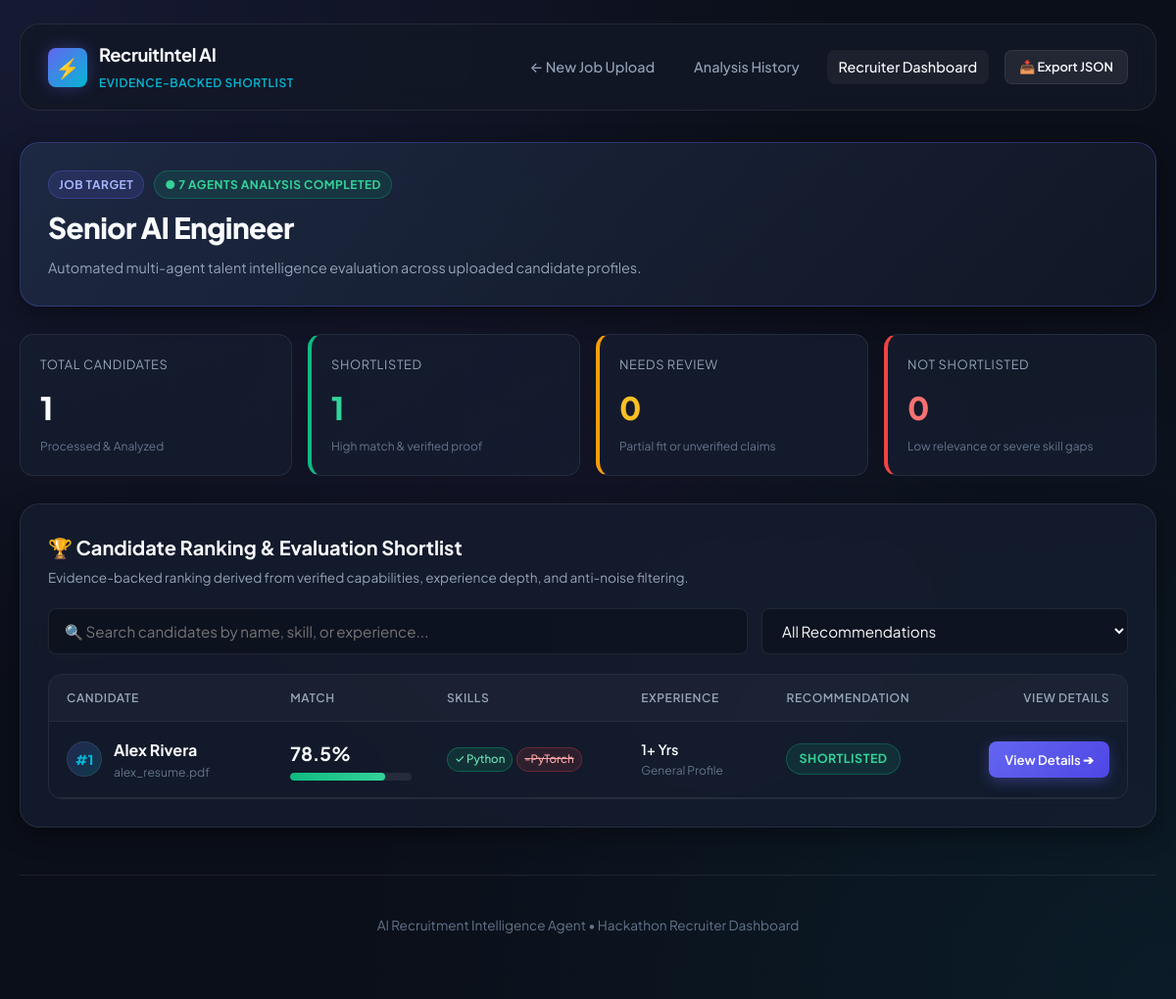
/dashboard/3, run on the app's committed database.
### tables this page shows
CREATE TABLE jobs (
            id INTEGER PRIMARY KEY AUTOINCREMENT,
            title TEXT NOT NULL,
            company TEXT,
            file_name TEXT,
            file_path TEXT,
            raw_text TEXT NOT NULL,
            extracted_requirements TEXT,
            created_at TIMESTAMP DEFAULT CURRENT_TIMESTAMP
        );

CREATE TABLE candidates (
            id INTEGER PRIMARY KEY AUTOINCREMENT,
            job_id INTEGER NOT NULL,
            name TEXT NOT NULL,
            email TEXT,
            phone TEXT,
            file_name TEXT NOT NULL,
            file_path TEXT,
            raw_text TEXT NOT NULL,
            parsed_sections TEXT,
            extracted_skills TEXT,
            evidence_items TEXT,
            noise_signals TEXT,
            match_score REAL DEFAULT 0.0,
            score_breakdown TEXT,
            match_tier TEXT DEFAULT 'Uploaded',
            executive_summary TEXT,
            interview_questions TEXT,
            analysis_status TEXT DEFAULT 'uploaded',
            error_message TEXT,
            created_at TIMESTAMP DEFAULT CURRENT_TIMESTAMP,
            FOREIGN KEY (job_id) REFERENCES jobs (id) ON DELETE CASCADE
        );

### app.py (the view)
@app.route("/dashboard/<int:job_id>")
def dashboard(job_id: int):
    job = get_job_by_id(job_id)
    if not job:
        return redirect(url_for("index"))
    raw_candidates = get_candidates_by_job(job_id)
    jd_data = safe_json_loads(job.get("extracted_requirements"), {})
    candidates = []
    noise_flagged_count = 0
    shortlisted_count = 0
    needs_review_count = 0
    not_shortlisted_count = 0
    for c in raw_candidates:
        cand_dict = dict(c)
        cand_dict["parsed_sections"] = safe_json_loads(c.get("parsed_sections"), {})
        cand_dict["skills_data"] = safe_json_loads(c.get("extracted_skills"), {})
        cand_dict["noise_data"] = safe_json_loads(c.get("noise_signals"), {})
        cand_dict["evidence_data"] = safe_json_loads(c.get("evidence_items"), [])
        cand_dict["score_breakdown"] = safe_json_loads(c.get("score_breakdown"), {})
        cand_dict["evidence_count"] = len(cand_dict["evidence_data"])
        cand_dict["verified_evidence_count"] = sum(
            1 for e in cand_dict["evidence_data"] if e.get("status") == "VERIFIED"
        )
        score = cand_dict.get("match_score", 0.0)
        if score >= 75.0 or cand_dict.get("match_tier") == "Strong Shortlist":
            cand_dict["recommendation_label"] = "Shortlisted"
            cand_dict["recommendation_class"] = "badge-success"
            shortlisted_count += 1
        elif score >= 50.0 or cand_dict.get("match_tier") in ["Potential Match", "Needs Review"]:
            cand_dict["recommendation_label"] = "Needs Review"
            cand_dict["recommendation_class"] = "badge-warning"
            needs_review_count += 1
        else:
            cand_dict["recommendation_label"] = "Not Shortlisted"
            cand_dict["recommendation_class"] = "badge-danger"
            not_shortlisted_count += 1
        if cand_dict["noise_data"] and cand_dict["noise_data"].get("noise_risk_level") in ["MEDIUM", "HIGH"]:
            noise_flagged_count += 1
        candidates.append(cand_dict)
    return render_template(
        "dashboard.html",
        job=job,
        jd_data=jd_data,
        candidates=candidates,
        total_candidates=len(candidates),
        shortlisted_count=shortlisted_count,
        needs_review_count=needs_review_count,
        not_shortlisted_count=not_shortlisted_count,
        noise_flagged_count=noise_flagged_count
    )

### app.py (called while the page is built)
def is_gemini_configured() -> bool:
    return GeminiService.is_configured()

@app.context_processor
def inject_global_vars():
    return {
        "gemini_active": is_gemini_configured()
    }

### database/database.py (called while the page is built)
def get_db_connection() -> sqlite3.Connection:
    os.makedirs(os.path.dirname(DB_PATH), exist_ok=True)
    conn = sqlite3.connect(DB_PATH)
    conn.row_factory = sqlite3.Row
    conn.execute("PRAGMA foreign_keys = ON")
    return conn

def get_job_by_id(job_id: int) -> Optional[Dict[str, Any]]:
    conn = get_db_connection()
    cursor = conn.cursor()
    cursor.execute("SELECT * FROM jobs WHERE id = ?", (job_id,))
    row = cursor.fetchone()
    conn.close()
    return dict(row) if row else None

def get_candidates_by_job(job_id: int) -> List[Dict[str, Any]]:
    conn = get_db_connection()
    cursor = conn.cursor()
    cursor.execute("""
        SELECT * FROM candidates
        WHERE job_id = ?
        ORDER BY match_score DESC, id ASC
    """, (job_id,))
    rows = cursor.fetchall()
    conn.close()
    return [dict(r) for r in rows]

### utils/gemini_service.py (called while the page is built)
    @classmethod
    def get_api_key(cls) -> Optional[str]:
        load_dotenv(override=True)
        key = os.getenv("GEMINI_API_KEY", "").strip()
        if not key or key in ["your_gemini_api_key_here", "your_actual_gemini_api_key_here", ""]:
            return None
        return key

    @classmethod
    def is_configured(cls) -> bool:
        return cls.get_api_key() is not None

### utils/helpers.py (called while the page is built)
def safe_json_loads(data: Any, default: Any = None) -> Any:
    if data is None:
        return default if default is not None else {}
    if isinstance(data, (dict, list)):
        return data
    try:
        return json.loads(data)
    except Exception:
        return default if default is not None else {}

### templates/dashboard.html (shortened to what this page needs)
<!DOCTYPE html>
<html lang="en">
<head>
  <link rel="stylesheet" href="{{ url_for('static', filename='css/style.css') }}">
</head>
<body>
  <div class="container">
    <nav class="navbar">
      <a href="/" class="nav-brand">
        <div class="brand-icon">⚡</div>
        <div class="brand-text">
          <h1>RecruitIntel AI</h1>
          <span>Evidence-Backed Shortlist</span>
        </div>
      </a>
      <div class="nav-links">
        <a href="/" class="nav-link">← New Job Upload</a>
        <a href="/history" class="nav-link">Analysis History</a>
        <a href="/dashboard/{{ job.id }}" class="nav-link active">Recruiter Dashboard</a>
        <a href="/api/job/{{ job.id }}/export" class="btn btn-secondary" style="padding: 6px 14px; font-size: 0.8rem;" target="_blank">
          📥 Export JSON
        </a>
      </div>
    </nav>
    <div class="card" style="background: linear-gradient(135deg, rgba(30, 41, 67, 0.95), rgba(18, 24, 38, 0.95)); border: 1px solid rgba(99, 102, 241, 0.3);">
      <div style="display: flex; justify-content: space-between; align-items: flex-start; flex-wrap: wrap; gap: 16px;">
        <div style="flex: 1; min-width: 280px;">
          <div style="display: flex; align-items: center; gap: 10px; margin-bottom: 6px;">
            <span class="badge badge-primary">Job Target</span>
            <span class="badge badge-success">● 7 Agents Analysis Completed</span>
          </div>
          <h1 style="font-size: 1.85rem; font-weight: 800; letter-spacing: -0.02em; margin-bottom: 6px;">{{ job.title }}</h1>
          <p style="color: var(--text-muted); font-size: 0.9rem; line-height: 1.5; max-width: 800px;">
            {{ jd_data.summary if jd_data and jd_data.summary else 'Automated multi-agent talent intelligence evaluation across uploaded candidate profiles.' }}
          </p>
        </div>
      </div>
    </div>
    <div class="metrics-grid">
      <div class="metric-card">
        <div class="metric-label">Total Candidates</div>
        <div class="metric-value">{{ total_candidates }}</div>
        <div class="metric-subtext">Processed & Analyzed</div>
      </div>
      <div class="metric-card" style="border-left: 4px solid var(--success);">
        <div class="metric-label">Shortlisted</div>
        <div class="metric-value" style="color: #34d399;">{{ shortlisted_count }}</div>
        <div class="metric-subtext">High match & verified proof</div>
      </div>
      <div class="metric-card" style="border-left: 4px solid var(--warning);">
        <div class="metric-label">Needs Review</div>
        <div class="metric-value" style="color: #fbbf24;">{{ needs_review_count }}</div>
        <div class="metric-subtext">Partial fit or unverified claims</div>
      </div>
      <div class="metric-card" style="border-left: 4px solid var(--danger);">
        <div class="metric-label">Not Shortlisted</div>
        <div class="metric-value" style="color: #f87171;">{{ not_shortlisted_count }}</div>
        <div class="metric-subtext">Low relevance or severe skill gaps</div>
      </div>
    </div>
    <div class="card">
      <div class="card-header">
        <div>
          <h2 class="card-title">🏆 Candidate Ranking & Evaluation Shortlist</h2>
          <p class="card-subtitle">Evidence-backed ranking derived from verified capabilities, experience depth, and anti-noise filtering.</p>
        </div>
      </div>
      <div style="display: flex; gap: 14px; margin-bottom: 20px; flex-wrap: wrap;">
        <input type="text" id="candidateSearch" class="form-control" style="flex: 2; min-width: 240px;" placeholder="🔍 Search candidates by name, skill, or experience...">
        <select id="tierFilter" class="form-control" style="flex: 1; min-width: 200px;">
          <option value="ALL">All Recommendations</option>
        </select>
      </div>
      <div class="table-container">
        <table class="data-table">
          <thead>
            <tr>
              <th>Candidate</th>
              <th>Match</th>
              <th>Skills</th>
              <th>Experience</th>
              <th>Recommendation</th>
              <th style="text-align: right;">View Details</th>
            </tr>
          </thead>
          <tbody>
            {% for c in candidates %}
            <tr class="candidate-row"
                data-name="{{ c.name }}"
                data-tier="{{ c.recommendation_label }}"
                data-skills="{% if c.skills_data %}{{ c.skills_data.normalized_candidate_skills|join(' ') }}{% endif %}">
              <td style="min-width: 200px;">
                <div style="display: flex; align-items: center; gap: 12px;">
                  <div style="width: 36px; height: 36px; border-radius: 50%; background: linear-gradient(135deg, rgba(99,102,241,0.2), rgba(6,182,212,0.2)); display: flex; align-items: center; justify-content: center; font-weight: 800; font-size: 0.85rem; color: var(--secondary); border: 1px solid var(--border-color);">
                    #{{ loop.index }}
                  </div>
                  <div>
                    <div style="font-weight: 700; font-size: 1rem; color: var(--text-main);">{{ c.name }}</div>
                    <div style="font-size: 0.76rem; color: var(--text-dim);">
                      {{ c.email if c.email and c.email != 'Not found' else c.file_name }}
                    </div>
                  </div>
                </div>
              </td>
              <td style="min-width: 140px;">
                <div style="display: flex; align-items: baseline; gap: 4px; margin-bottom: 4px;">
                  <strong style="font-size: 1.2rem; color: var(--text-main);">{{ c.match_score|round(1) }}%</strong>
                </div>
                <div class="progress-bar-container">
                  <div class="progress-bar-fill {% if c.match_score >= 75 %}fill-success{% elif c.match_score >= 50 %}fill-warning{% else %}fill-danger{% endif %}"
                       style="width: {{ c.match_score }}%;"></div>
                </div>
              </td>
              <td style="max-width: 260px;">
                {% if c.skills_data %}
                <div style="display: flex; flex-wrap: wrap; gap: 4px;">
                  {% for s in c.skills_data.matched_must_haves[:3] %}
                  <span class="tag tag-matched" style="font-size: 0.72rem; padding: 2px 7px;">✓ {{ s }}</span>
                  {% endfor %}
                  {% if c.skills_data.missing_critical_skills %}
                  <span class="tag tag-missing" style="font-size: 0.72rem; padding: 2px 7px;">
                    -{{ c.skills_data.missing_critical_skills[0] }}
                  </span>
                  {% endif %}
                </div>
                {% else %}
                <span style="color: var(--text-dim); font-size: 0.8rem;">Pending analysis</span>
                {% endif %}
              </td>
              <td style="min-width: 130px;">
                <div style="font-size: 0.9rem; font-weight: 600; color: var(--text-main);">
                  {% if c.parsed_sections and c.parsed_sections.total_experience_years %}
                    {{ c.parsed_sections.total_experience_years }} Yrs Exp
                  {% else %}
                    {{ c.score_breakdown.breakdown.experience_fit.details if c.score_breakdown and c.score_breakdown.breakdown else '1+ Yrs' }}
                  {% endif %}
                </div>
                <div style="font-size: 0.75rem; color: var(--text-dim);">
                  {% if c.noise_data and c.noise_data.noise_risk_level == 'HIGH' %}
                  <span style="color: #f87171;">⚠️ High Keyword Noise</span>
                  {% elif c.verified_evidence_count > 0 %}
                  <span style="color: #34d399;">✓ {{ c.verified_evidence_count }} Proof Citations</span>
                  {% else %}
                  <span>General Profile</span>
                  {% endif %}
                </div>
              </td>
              <td>
                <span class="badge {{ c.recommendation_class }}" style="font-size: 0.78rem; padding: 5px 12px;">
                  {{ c.recommendation_label }}
                </span>
              </td>
              <td style="text-align: right;">
                <a href="/candidate/{{ c.id }}" class="btn btn-primary" style="padding: 8px 16px; font-size: 0.82rem;">
                  View Details ➔
                </a>
              </td>
            </tr>
            {% endfor %}
          </tbody>
        </table>
      </div>
    </div>
    <footer class="footer">
      AI Recruitment Intelligence Agent • Hackathon Recruiter Dashboard
    </footer>
  </div>
</body>
</html>

### data on the page
jobs: title "Senior AI Engineer"
candidates: name "Alex Rivera", file_name "alex_resume.pdf", match_score "78.5", 3 "Python", skills_data "PyTorch", score_breakdown.breakdown.experience_fit "1+ Yrs", recommendation_label "SHORTLISTED"

### other printed values
{{ total_candidates }} "1"
{{ shortlisted_count }} "1"
{{ needs_review_count }} "0"
{{ not_shortlisted_count }} "0"
